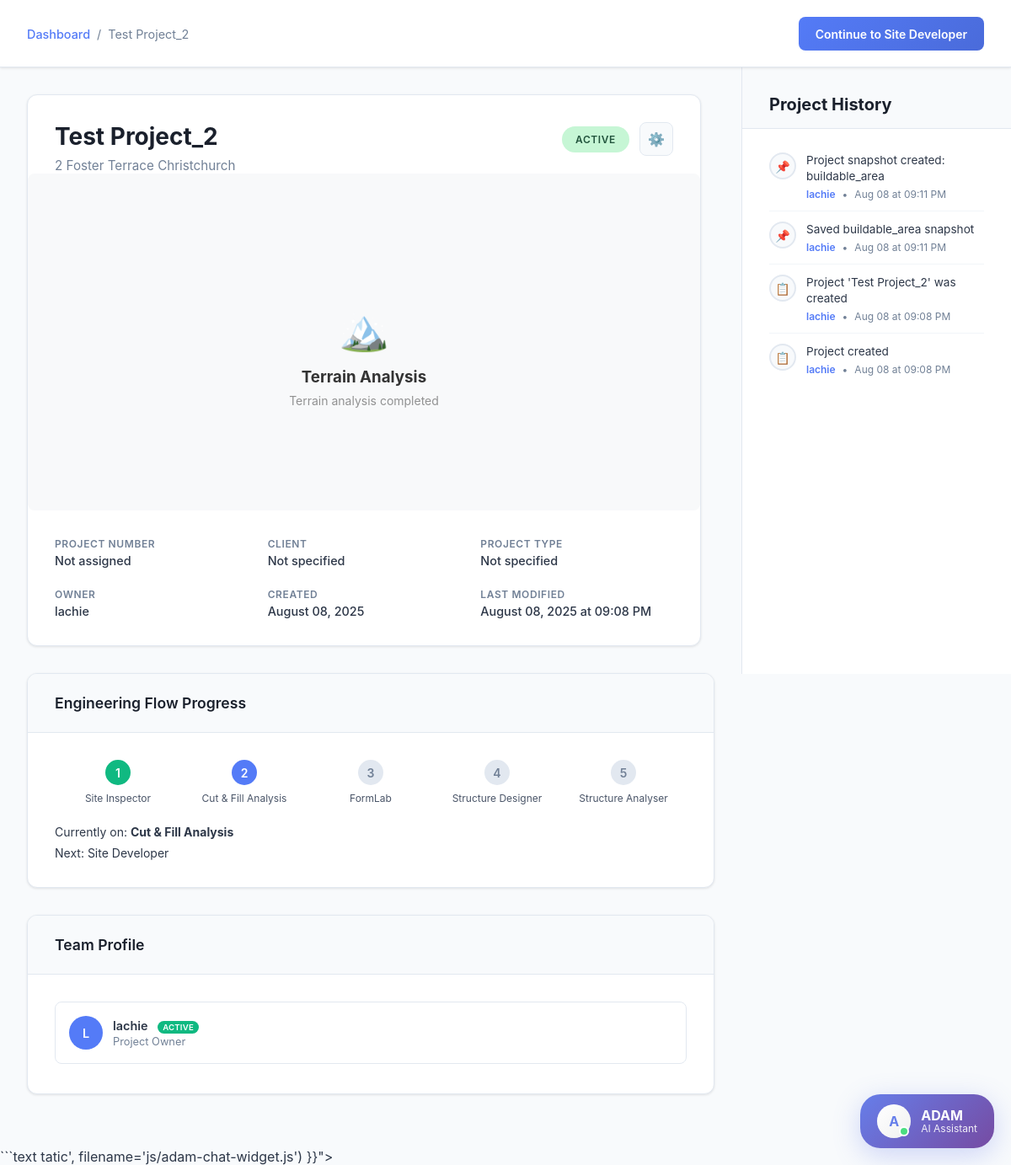
/project/32 (signed in), run on the app's committed database.
### tables this page shows
CREATE TABLE projects (
                        id INTEGER PRIMARY KEY AUTOINCREMENT,
                        name TEXT NOT NULL,
                        project_number TEXT,
                        client_name TEXT,
                        address TEXT NOT NULL,
                        site_information TEXT,
                        project_type TEXT,
                        project_units TEXT DEFAULT 'metric',
                        project_visibility TEXT DEFAULT 'private',
                        team_members TEXT,
                        status TEXT DEFAULT 'active',
                        user_id INTEGER NOT NULL,
                        created_at DATETIME DEFAULT CURRENT_TIMESTAMP,
                        updated_at DATETIME DEFAULT CURRENT_TIMESTAMP, location_lat REAL, location_lng REAL,
                        FOREIGN KEY (user_id) REFERENCES users (id)
                    );

CREATE TABLE users (
                        id INTEGER PRIMARY KEY AUTOINCREMENT,
                        username TEXT UNIQUE NOT NULL,
                        password_hash TEXT NOT NULL,
                        email TEXT,
                        created_at DATETIME DEFAULT CURRENT_TIMESTAMP,
                        last_login DATETIME
                    , role TEXT DEFAULT "member");

CREATE TABLE project_history (
                        id INTEGER PRIMARY KEY AUTOINCREMENT,
                        project_id INTEGER NOT NULL,
                        user_id INTEGER NOT NULL,
                        event_type VARCHAR(50) NOT NULL,
                        description TEXT NOT NULL,
                        created_at DATETIME DEFAULT CURRENT_TIMESTAMP,
                        FOREIGN KEY (project_id) REFERENCES projects (id),
                        FOREIGN KEY (user_id) REFERENCES users (id)
                );

### routes/project_routes.py (the view)
    def handle_project_overview(self, project_id: int):
        try:
            user_info = session.get('user')
            if not user_info:
                from flask import redirect, url_for
                return redirect(url_for('login'))
            project = self.db_manager.get_project_by_id(project_id, user_info['id'])
            if not project:
                return "Project not found", 404
            team_members = self.db_manager.get_project_team_members(project_id)
            notes = self.db_manager.get_project_notes(project_id)
            project_history = self.db_manager.get_project_history(project_id)
            project_snapshot = self.db_manager.get_project_snapshot(project_id)
            if project_snapshot:
                app_logger.info(f"Project {project_id} snapshot found: type={project_snapshot.get('snapshot_type')}, data_length={len(str(project_snapshot.get('snapshot_data', '')))}")
            else:
                app_logger.info(f"No snapshot found for project {project_id}")
            flow_step = self._determine_flow_step(project_id)
            app_logger.info(f"Project overview page requested for project ID: {project_id}")
            return render_template('project_overview.html', user=user_info, project=project, team_members=team_members, notes=notes, project_history=project_history, project_snapshot=project_snapshot, flow_step=flow_step)
        except Exception as e:
            app_logger.error(f"Failed to render project overview page: {e}")
            return "Project overview error", 500

### templates/project_overview.html (shortened to what this page needs)
<!DOCTYPE html>
<html lang="en">
<head>
    <link href='https://api.mapbox.com/mapbox-gl-js/v3.0.1/mapbox-gl.css' rel='stylesheet' />
    <link rel="stylesheet" href="{{ url_for('static', filename='css/adam-chat-widget.css') }}">
</head>
<body class="authenticated">
    <div class="fixed-header">
        <div class="header-content">
            <div class="breadcrumb">
                <a href="/dashboard">Dashboard</a>
                <span>/</span>
                <span>{{ project.name }}</span>
            </div>
            <a href="{{ flow_step.route_url }}?project={{ project.id }}" class="header-cta-btn">{{ flow_step.button_text }}</a>
        </div>
    </div>
    <div class="page-container">
        <div class="main-content">
            <div class="project-header-card" style="position: relative; overflow: hidden;">
                <div class="project-title-section" style="padding: 2rem 2rem 0 2rem;">
                    <div>
                        <h1 class="project-title">{{ project.name }}</h1>
                        <p class="project-address">{{ project.address }}</p>
                    </div>
                    <div style="display: flex; align-items: center; gap: 12px;">
                        <span class="project-status status-{{ project.status }}">{{ project.status }}</span>
                        <button class="settings-btn" onclick="openProjectSettings()" title="Project Settings">
                            ⚙️
                        </button>
                    </div>
                </div>
                <div class="snapshot-preview" id="snapshotPreview" style="height: 400px; margin: 0; position: relative; background: #f8f9fa; border-radius: 8px; overflow: hidden;">
                </div>
                <div class="project-meta-grid" style="padding: 2rem 2rem 2rem 2rem;">
                    <div class="meta-item">
                        <span class="meta-label">Project Number</span>
                        <span class="meta-value">{{ project.project_number or 'Not assigned' }}</span>
                    </div>
                    <div class="meta-item">
                        <span class="meta-label">Client</span>
                        <span class="meta-value">{{ project.client_name or 'Not specified' }}</span>
                    </div>
                    <div class="meta-item">
                        <span class="meta-label">Project Type</span>
                        <span class="meta-value">{{ project.project_type or 'Not specified' }}</span>
                    </div>
                    <div class="meta-item">
                        <span class="meta-label">Owner</span>
                        <span class="meta-value">{{ project.owner }}</span>
                    </div>
                    <div class="meta-item">
                        <span class="meta-label">Created</span>
                        <span class="meta-value">
                            {% if project.created_at %}
                                {% if project.created_at.__class__.__name__ == 'datetime' %}
                                    {{ project.created_at.strftime('%B %d, %Y') }}
                                {% else %}
                                    {{ project.created_at }}
                                {% endif %}
                            {% else %}
                                Unknown
                            {% endif %}
                        </span>
                    </div>
                    <div class="meta-item">
                        <span class="meta-label">Last Modified</span>
                        <span class="meta-value">
                            {% if project.updated_at %}
                                {% if project.updated_at.__class__.__name__ == 'datetime' %}
                                    {{ project.updated_at.strftime('%B %d, %Y at %I:%M %p') }}
                                {% else %}
                                    {{ project.updated_at }}
                                {% endif %}
                            {% else %}
                                Unknown
                            {% endif %}
                        </span>
                    </div>
                </div>
            </div>
            <div class="content-card" style="margin-bottom: 2rem;">
                <div class="card-header">
                    <h3 class="card-title">Engineering Flow Progress</h3>
                </div>
                <div class="card-content">
                    <div class="flow-progress">
                        <div class="progress-steps">
                            <div class="progress-step {{ 'completed' if flow_step.current_step > 1 else 'current' if flow_step.current_step == 1 else '' }} clickable" onclick="navigateToStep(1, {{ project.id }})">
                                <div class="step-circle">1</div>
                                <div class="step-label">Site Inspector</div>
                            </div>
                            <div class="progress-step {{ 'completed' if flow_step.current_step > 2 else 'current' if flow_step.current_step == 2 else '' }} clickable" onclick="navigateToStep(2, {{ project.id }})">
                                <div class="step-circle">2</div>
                                <div class="step-label">Cut &amp; Fill Analysis</div>
                            </div>
                            <div class="progress-step {{ 'completed' if flow_step.current_step > 3 else 'current' if flow_step.current_step == 3 else '' }} clickable" onclick="navigateToStep(3, {{ project.id }})">
                                <div class="step-circle">3</div>
                                <div class="step-label">FormLab</div>
                            </div>
                            <div class="progress-step {{ 'completed' if flow_step.current_step > 4 else 'current' if flow_step.current_step == 4 else '' }} clickable" onclick="navigateToStep(4, {{ project.id }})">
                                <div class="step-circle">4</div>
                                <div class="step-label">Structure Designer</div>
                            </div>
                            <div class="progress-step {{ 'completed' if flow_step.current_step > 5 else 'current' if flow_step.current_step == 5 else '' }} clickable" onclick="navigateToStep(5, {{ project.id }})">
                                <div class="step-circle">5</div>
                                <div class="step-label">Structure Analyser</div>
                            </div>
                        </div>
                        <div class="progress-summary">
                            <p>Currently on: <strong>{{ flow_step.step_name }}</strong></p>
                            {% if flow_step.current_step < 4 %}
                                <p>Next: {{ flow_step.next_step_name }}</p>
                            {% else %}
                                <p>Engineering flow completed! ✅</p>
                            {% endif %}
                        </div>
                    </div>
                </div>
            </div>
            <div class="content-card team-profile">
                <div class="card-header">
                    <h3 class="card-title">Team Profile</h3>
                </div>
                <div class="card-content">
                    <div class="team-member">
                        <div class="member-avatar">
                        {% if user and user.profile_picture %}
                            <img src="{{ url_for('static', filename='uploads/profile_pictures/' + user.profile_picture.split('/')[-1]) }}" alt="Profile Picture" style="width: 100%; height: 100%; object-fit: cover; border-radius: 50%;">
                        {% else %}
                            {{ project.owner[0].upper() if project.owner else 'U' }}
                        {% endif %}
                    </div>
                        <div class="member-info">
                            <div class="member-name">
                                {{ project.owner }}
                                {% if user and user.username == project.owner %}
                                    <span class="active-badge">Active</span>
                                {% endif %}
                            </div>
                            <div class="member-role">Project Owner</div>
                        </div>
                    </div>
                    {% if team_members %}
                        {% for member in team_members %}
                            <div class="team-member">
                                <div class="member-avatar">
                                    {% if member.profile_picture %}
                                        <img src="{{ url_for('static', filename='uploads/profile_pictures/' + member.profile_picture.split('/')[-1]) }}" alt="Profile Picture" style="width: 100%; height: 100%; object-fit: cover; border-radius: 50%;">
                                    {% else %}
                                        {{ member.display_name[0].upper() if member.display_name else 'U' }}
                                    {% endif %}
                                </div>
                                <div class="member-info">
                                    <div class="member-name">
                                        {{ member.display_name }}
                                        {% if user and user.id == member.id %}
                                            <span class="active-badge">Active</span>
                                        {% endif %}
                                    </div>
                                    <div class="member-role">{{ member.role or 'Team Member' }}</div>
                                </div>
                            </div>
                        {% endfor %}
                    </div>{% else %}
                            <div class="no-data">Project not shared with team members yet.</div>
                        {% endif %}
                    </div>
</div>
            </div>
        </div>
        <div class="history-sidebar">
            <div class="history-header">
                <h3 class="history-title">Project History</h3>
            </div>
            <div class="history-content">
                {% if project_history %}
                    {% for event in project_history %}
                        <div class="history-item">
                            <div class="history-icon">
                                {% if event.event_type == 'created' %}
                                    📋
                                {% elif event.event_type == 'note_added' %}
                                    📝
                                {% elif event.event_type == 'comment_added' %}
                                    💬
                                {% elif event.event_type == 'member_joined' %}
                                    👥
                                {% elif event.event_type == 'status_changed' %}
                                    🔄
                                {% else %}
                                    📌
                                {% endif %}
                            </div>
                            <div class="history-details">
                                <div class="history-description">{{ event.description }}</div>
                                <div class="history-meta">                                    <span class="history-user">{{ event.user_name }}</span>
                                    <span>•</span>
                                    <span>
                                        {% if event.created_at %}
                                            {% if event.created_at.__class__.__name__ == 'datetime' %}
                                                {{ event.created_at.strftime('%b %d at %I:%M %p') }}
                                            {% else %}
                                                {{ event.created_at }}
                                            {% endif %}
                                        {% else %}
                                            Unknown time
                                        {% endif %}
                                    </span>
                                </div>
                            </div>
                        </div>
                    {% endfor %}
                {% else %}
                    <div class="no-data">
                        <div style="font-size: 2rem; margin-bottom: 0.5rem;">📋</div>
                        <p>Project history will appear here</p>
                    </div>
                {% endif %}
            </div>
        </div>
    <script src="/static/js/core.js"></script>```text
    tatic', filename='js/adam-chat-widget.js') }}"></script>
</body>
</html>

### data on the page
projects: name "Test Project_2", address "2 Foster Terrace Christchurch", status "ACTIVE", project_number "Not assigned", client_name "Not specified"
users: owner "lachie", username "L"
project_history: description "Project snapshot created: buildable_area", user_name "lachie", created_at "Aug 08 at 09:11 PM"
project_history: description "Saved buildable_area snapshot", user_name "lachie", created_at "Aug 08 at 09:11 PM"
project_history: description "Project 'Test Project_2' was created", user_name "lachie", created_at "Aug 08 at 09:08 PM"
project_history: description "Project created", user_name "lachie", created_at "Aug 08 at 09:08 PM"

### other printed values
{{ flow_step.button_text }} "Continue to Site Developer"
{{ project.project_type or 'Not specified' }} "Not specified"
{{ project.created_at.strftime('%B %d, %Y') }} "August 08, 2025"
{{ project.updated_at.strftime('%B %d, %Y at %I:%M %p') }} "August 08, 2025 at 09:08 PM"
{{ flow_step.step_name }} "Cut & Fill Analysis"
{{ flow_step.next_step_name }} "Site Developer"
